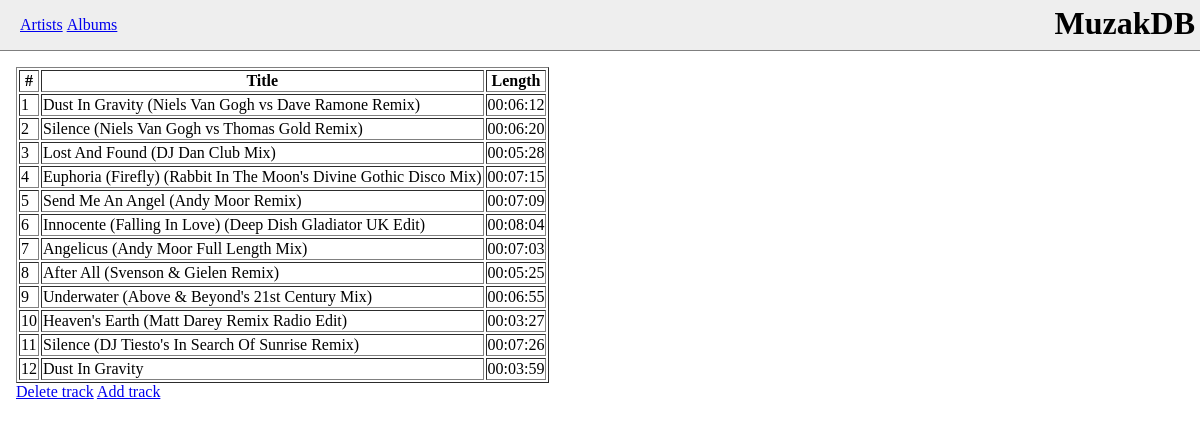
Page /php/viewalbum.php?albumid=2 on the committed database.
### tables this page shows
CREATE TABLE tracks (
	id int AUTO_INCREMENT,
	artist_id int NOT NULL,
	album_id int NOT NULL,
	release_id int NOT NULL,
	number int,
	title varchar(255),
	length time NOT NULL,
	PRIMARY KEY(id),
	FOREIGN KEY (artist_id) REFERENCES artists (id),
	FOREIGN KEY (album_id) REFERENCES albums (id),
	FOREIGN KEY (release_id) REFERENCES releases (id)
);

### php/viewalbum.php (the view, shortened to what this page needs)
<?php
require 'header.php';
$result = mysqli_query($con,"SELECT count(distinct(artist_id)) AS numartists
FROM tracks WHERE album_id = {$_GET['albumid']}")
  or die('Query error: '.mysqli_error($con));
$row = mysqli_fetch_array($result);
$numartists = $row['numartists'];
if($numartists == 1) {
  $result = mysqli_query($con,"SELECT * FROM tracks WHERE album_id =
  '{$_GET['albumid']}' ORDER BY number ASC")
    or die('Query error: '.mysqli_error($con));
}
else {
  $result = mysqli_query($con,"SELECT * FROM tracks INNER JOIN artists ON
  artists.id = tracks.artist_id WHERE album_id =
  '{$_GET['albumid']}' ORDER BY number ASC")
    or die('Query error: '.mysqli_error($con));
}
echo "<table border='1'>
<tr>
<th>#</th>";
echo "<th>Title</th>
<th>Length</th>
</tr>";
while($row = mysqli_fetch_array($result)) {
  echo "<tr>";
  echo "<td>{$row['number']}</td>";
  echo "<td>{$row['title']}</td>";
  echo "<td>{$row['length']}</td>";
  echo "</tr>";
}
echo "</table><a href=\"/deltrack.php?albumid={$_GET['albumid']}\">Delete track</a> <a href=\"/addtrack.php?albumid={$_GET['albumid']}\">Add track</a>";
require 'footer.php';
?>

### php/header.php (style rules this page uses)
html, body { padding: 0; margin: 0; }

### rows in the picture
tracks: number "1", title "Dust In Gravity (Niels Van Gogh vs Dave Ramone Remix)", length "00:06:12"
tracks: number "2", title "Silence (Niels Van Gogh vs Thomas Gold Remix)", length "00:06:20"
tracks: number "3", title "Lost And Found (DJ Dan Club Mix)", length "00:05:28"
tracks: number "4", title "Euphoria (Firefly) (Rabbit In The Moon's Divine Gothic Disco Mix)", length "00:07:15"
tracks: number "5", title "Send Me An Angel (Andy Moor Remix)", length "00:07:09"
tracks: number "6", title "Innocente (Falling In Love) (Deep Dish Gladiator UK Edit)", length "00:08:04"
tracks: number "7", title "Angelicus (Andy Moor Full Length Mix)", length "00:07:03"
tracks: number "8", title "After All (Svenson & Gielen Remix)", length "00:05:25"
tracks: number "9", title "Underwater (Above & Beyond's 21st Century Mix)", length "00:06:55"
tracks: number "10", title "Heaven's Earth (Matt Darey Remix Radio Edit)", length "00:03:27"
tracks: number "11", title "Silence (DJ Tiesto's In Search Of Sunrise Remix)", length "00:07:26"
tracks: number "12", title "Dust In Gravity", length "00:03:59"
